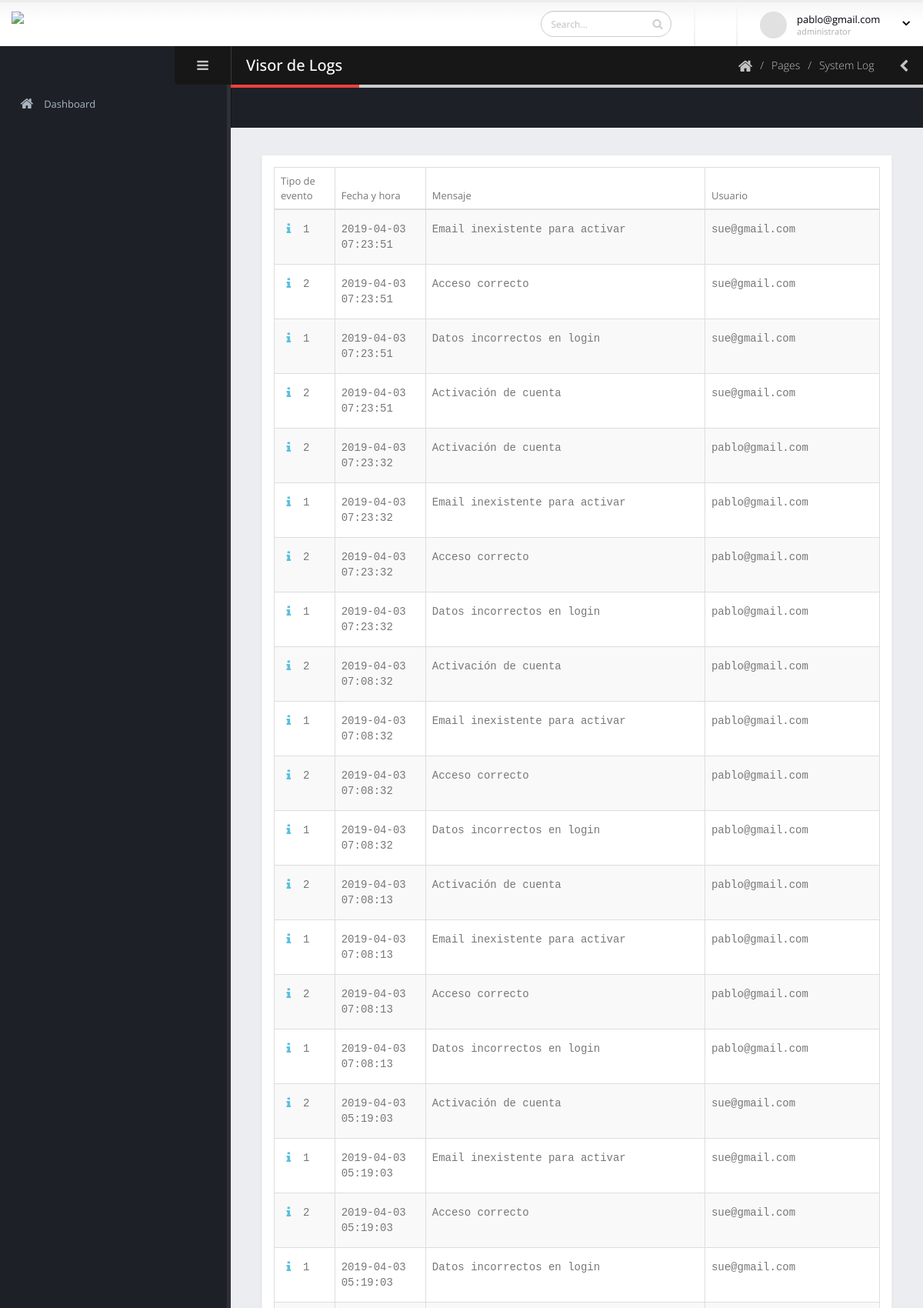
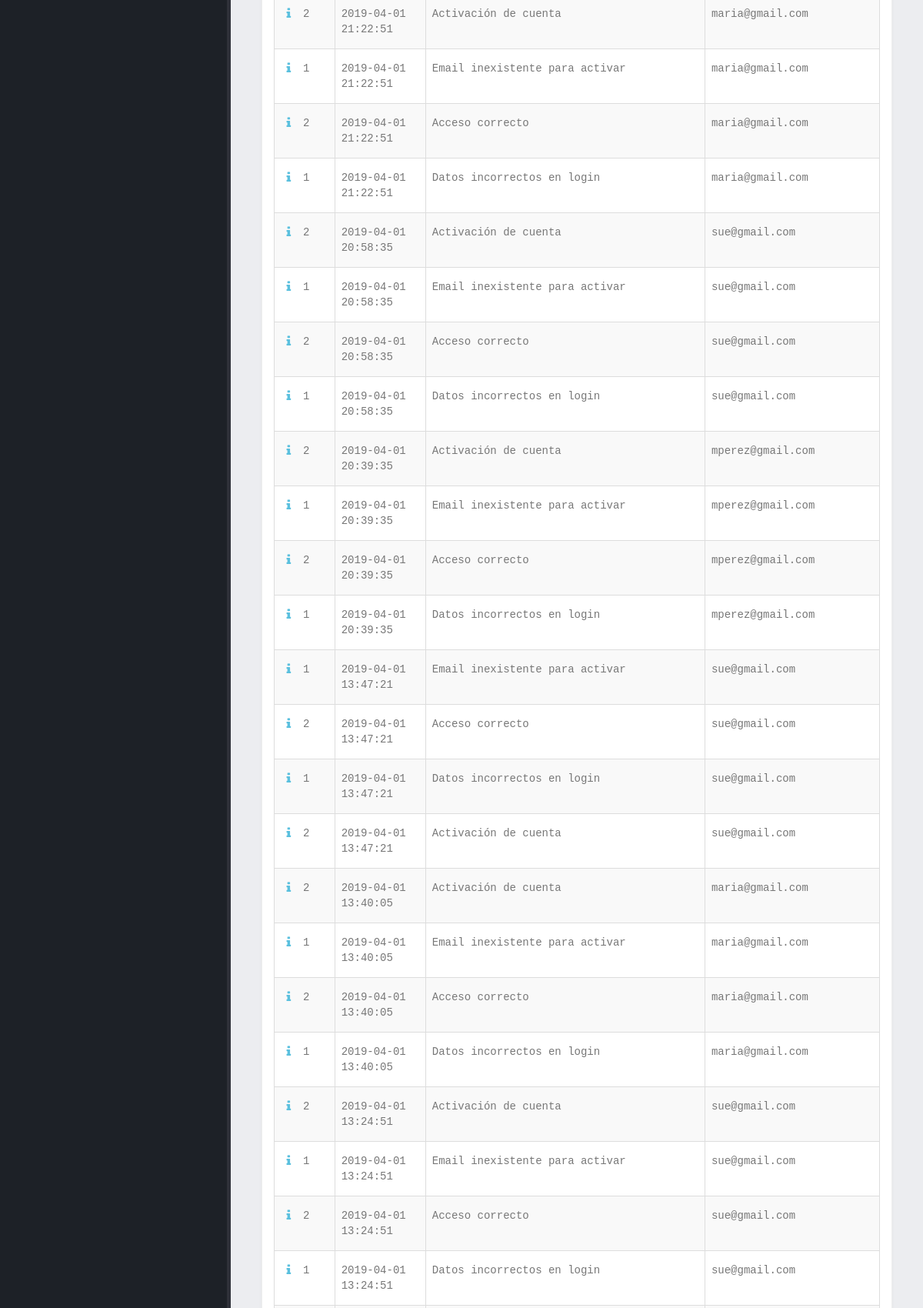
The app's page /index.php (signed in, upper part) with its own data (2 pictures, top to bottom).
### tables this page shows
CREATE TABLE IF NOT EXISTS `logs` (
  `Id` int(11) NOT NULL AUTO_INCREMENT,
  `FechaLog` datetime NOT NULL,
  `Id_Evento` int(11) DEFAULT NULL,
  `Email` varchar(100) NOT NULL,
  PRIMARY KEY (`Id`)
);

CREATE TABLE IF NOT EXISTS `eventos` (
  `ID` int(11) NOT NULL AUTO_INCREMENT,
  `Descripcion` varchar(150) DEFAULT NULL,
  `Tipo` smallint(6) NOT NULL,
  PRIMARY KEY (`ID`)
);

### funciones/listado_logs.php (called while the page is built)
<?php
function Listar_logs(){
    $Listado=array();
    $MiConexion=ConexionBD();
    if ($MiConexion!=false){
        $SQL = "SELECT L.Id as idLogs, L.FechaLog as fechaLog, L.Id_Evento as eventoLog, L.Email as emailLog,
                       E.ID as idEvento, E.Descripcion as descripEvento, E.Tipo as tipoEvento
                FROM logs L, eventos E
                ORDER BY fechaLog DESC";
        $rs = mysqli_query($MiConexion, $SQL);
        $i=0;
        while ($data = mysqli_fetch_array($rs)) {
            $Listado[$i]['fechaLog'] = $data['fechaLog'];
            $Listado[$i]['eventoLog'] = $data['eventoLog'];
            $Listado[$i]['emailLog'] = $data['emailLog'];
            $Listado[$i]['descripEvento'] = $data['descripEvento'];
            $Listado[$i]['tipoEvento'] = $data['tipoEvento'];
            $i++;
        }
    }
    return $Listado;
}
?>

### index.php (the view, shortened to what this page needs)
<!doctype html>
<html class="fixed">
    <head>
        <?php
        require_once 'funciones/listado_logs.php';
 ?>
        <link rel="stylesheet" href="assets/vendor/bootstrap/css/bootstrap.css" />
        <link rel="stylesheet" href="assets/vendor/font-awesome/css/font-awesome.css" />
        <link rel="stylesheet" href="assets/stylesheets/theme.css" />
        <link rel="stylesheet" href="assets/stylesheets/skins/default.css" />
    </head>
    <body>
        <section class="body">
            <header class="header">
                <div class="logo-container">
                    <a href="../" class="logo">
                        <img src="assets/images/final.png" style='height:70px' alt="Examen Final" />
                    </a>
                </div>
                <div class="header-right">
                    <form action="pages-search-results.html" class="search nav-form">
                        <div class="input-group input-search">
                            <input type="text" class="form-control" name="q" id="q" placeholder="Search...">
                            <span class="input-group-btn">
                                <button class="btn btn-default" type="submit"><i class="fa fa-search"></i></button>
                            </span>
                        </div>
                    </form>
                    <span class="separator"></span>
                    <span class="separator"></span>
                    <div id="userbox" class="userbox">
                        <a href="#" data-toggle="dropdown">
                            <figure class="profile-picture">
                                <img src="assets/images/!logged-user.jpg" alt="Joseph Doe" class="img-circle" data-lock-picture="assets/images/!logged-user.jpg" />
                            </figure>
                            <div class="profile-info" data-lock-name="John Doe" data-lock-email="johndoe@okler.com">
                                <span class="name"><?php echo $_SESSION['Login']; ?></span>
                                <span class="role"><?php if ($_SESSION['Nivel'] == 2) echo "administrator";
                                                          else echo "usuario";?></span>
                            </div>
                            <i class="fa custom-caret"></i>
                        </a>
                    </div>
                </div>
            </header>
            <div class="inner-wrapper">
                <aside id="sidebar-left" class="sidebar-left">
                    <div class="sidebar-header">
                        <div class="sidebar-title">
                        </div>
                        <div class="sidebar-toggle hidden-xs" data-toggle-class="sidebar-left-collapsed" data-target="html" data-fire-event="sidebar-left-toggle">
                            <i class="fa fa-bars" aria-label="Toggle sidebar"></i>
                        </div>
                    </div>
                    <div class="nano">
                        <div class="nano-content">
                            <nav id="menu" class="nav-main" role="navigation">
                                <ul class="nav nav-main">
                                    <li>
                                        <a href="index.html">
                                            <i class="fa fa-home" aria-hidden="true"></i>
                                            <span>Dashboard</span>
                                        </a>
                                    </li>
                                </ul>
                            </nav>
                        </div>
                    </div>
                </aside>
                <section role="main" class="content-body has-toolbar">
                    <header class="page-header">
                        <h2>Visor de Logs</h2>
                        <div class="right-wrapper pull-right">
                            <ol class="breadcrumbs">
                                <li>
                                    <a href="index.html">
                                        <i class="fa fa-home"></i>
                                    </a>
                                </li>
                                <li><span>Pages</span></li>
                                <li><span>System Log</span></li>
                            </ol>
                            <a class="sidebar-right-toggle" data-open="sidebar-right"><i class="fa fa-chevron-left"></i></a>
                        </div>
                    </header>
                    <div class="inner-toolbar clearfix">
                    </div>
                    <section class="panel">
                        <div class="panel-body tab-content">
                            <div id="access-log" class="tab-pane active">
                                <table class="table table-striped table-no-more table-bordered  mb-none">
                                    <thead>
                                        <tr>
                                            <th style="width: 10%"><span class="text-normal text-sm">Tipo de evento</span></th>
                                            <th style="width: 15%"><span class="text-normal text-sm">Fecha y hora</span></th>
                                            <th><span class="text-normal text-sm">Mensaje</span></th>
                                            <th><span class="text-normal text-sm">Usuario</span></th>
                                        </tr>
                                    </thead>
                                    <tbody class="log-viewer">
                                     <?php
                                       $ListadoLogs = Listar_logs();
                                       if (!empty($ListadoLogs)) {
                                          $cantLogs = count($ListadoLogs);
                                          for ($i=0; $i < $cantLogs; $i++) {
                                      ?>
                                        <tr>
                                            <td data-title="Type" class="pt-md pb-md">
                                                <i class="fa fa-info fa-fw text-info text-md va-middle"></i>
                                                <?php echo $ListadoLogs[$i]['tipoEvento']; ?>
                                            </td>
                                            <td data-title="Date" class="pt-md pb-md">
                                                <?php echo $ListadoLogs[$i]['fechaLog']; ?>
                                            </td>
                                            <td data-title="Message" class="pt-md pb-md">
                                                <?php echo $ListadoLogs[$i]['descripEvento'];
                                                 ?>
                                            </td>
                                            <td data-title="User" class="pt-md pb-md">
                                                <?php echo $ListadoLogs[$i]['emailLog']; ?>
                                            </td>
                                        </tr>
                                    <?php }
                                    } ?>
                                    </tbody>
                                </table>
                            </div>
                        </div>
                    </section>
                </section>
            </div>
        </section>
    </body>
</html>

### assets/stylesheets/skins/default.css (style rules this page uses)
a, .btn-link { color: #ee413c; }
.page-header h2 { border-bottom-color: #ee413c; }

### records on screen
logs: eventos.Tipo "1", FechaLog "2019-04-03 07:23:51", eventos.Descripcion "Email inexistente para activar", Email "sue@gmail.com", Id_Evento.Tipo "2", Id_Evento.Descripcion "Acceso correcto", eventos.Descripcion "Datos incorrectos en login", eventos.Tipo "2", eventos.Descripcion "Activación de cuenta"
logs: eventos.Tipo "2", FechaLog "2019-04-03 07:23:32", eventos.Descripcion "Activación de cuenta", Email "pablo@gmail.com", eventos.Tipo "1", eventos.Descripcion "Email inexistente para activar", Id_Evento.Tipo "2", Id_Evento.Descripcion "Acceso correcto", eventos.Descripcion "Datos incorrectos en login"
logs: eventos.Tipo "2", FechaLog "2019-04-03 07:08:32", eventos.Descripcion "Activación de cuenta", Email "pablo@gmail.com", eventos.Tipo "1", eventos.Descripcion "Email inexistente para activar", Id_Evento.Tipo "2", Id_Evento.Descripcion "Acceso correcto", eventos.Descripcion "Datos incorrectos en login"
logs: Id_Evento.Tipo "2", FechaLog "2019-04-03 07:08:13", Id_Evento.Descripcion "Activación de cuenta", Email "pablo@gmail.com", eventos.Tipo "1", eventos.Descripcion "Email inexistente para activar", eventos.Tipo "2", eventos.Descripcion "Acceso correcto", eventos.Descripcion "Datos incorrectos en login"
logs: eventos.Tipo "2", FechaLog "2019-04-03 05:19:03", eventos.Descripcion "Activación de cuenta", Email "sue@gmail.com", eventos.Tipo "1", eventos.Descripcion "Email inexistente para activar", Id_Evento.Tipo "2", Id_Evento.Descripcion "Acceso correcto", eventos.Descripcion "Datos incorrectos en login"
logs: eventos.Tipo "2", FechaLog "2019-04-01 21:22:51", eventos.Descripcion "Activación de cuenta", Email "maria@gmail.com", eventos.Tipo "1", eventos.Descripcion "Email inexistente para activar", eventos.Descripcion "Acceso correcto", Id_Evento.Tipo "1", Id_Evento.Descripcion "Datos incorrectos en login"
logs: eventos.Tipo "2", FechaLog "2019-04-01 20:58:35", eventos.Descripcion "Activación de cuenta", Email "sue@gmail.com", eventos.Tipo "1", eventos.Descripcion "Email inexistente para activar", Id_Evento.Tipo "2", Id_Evento.Descripcion "Acceso correcto", eventos.Descripcion "Datos incorrectos en login"
logs: eventos.Tipo "2", FechaLog "2019-04-01 20:39:35", eventos.Descripcion "Activación de cuenta", Email "mperez@gmail.com", eventos.Tipo "1", eventos.Descripcion "Email inexistente para activar", eventos.Descripcion "Acceso correcto", Id_Evento.Tipo "1", Id_Evento.Descripcion "Datos incorrectos en login"
logs: eventos.Tipo "1", FechaLog "2019-04-01 13:47:21", eventos.Descripcion "Email inexistente para activar", Email "sue@gmail.com", Id_Evento.Tipo "2", Id_Evento.Descripcion "Acceso correcto", eventos.Descripcion "Datos incorrectos en login", eventos.Tipo "2", eventos.Descripcion "Activación de cuenta"
logs: eventos.Tipo "2", FechaLog "2019-04-01 13:40:05", eventos.Descripcion "Activación de cuenta", Email "maria@gmail.com", eventos.Tipo "1", eventos.Descripcion "Email inexistente para activar", eventos.Descripcion "Acceso correcto", Id_Evento.Tipo "1", Id_Evento.Descripcion "Datos incorrectos en login"
logs: eventos.Tipo "2", FechaLog "2019-04-01 13:24:51", eventos.Descripcion "Activación de cuenta", Email "sue@gmail.com", eventos.Tipo "1", eventos.Descripcion "Email inexistente para activar", Id_Evento.Tipo "2", Id_Evento.Descripcion "Acceso correcto", eventos.Descripcion "Datos incorrectos en login"

### other values on screen
$_SESSION['Login'] "pablo@gmail.com"
